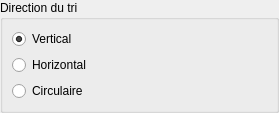
<?xml version="1.0" encoding="UTF-8"?>
<ui version="4.0">
 <class>EditDirectionWidget</class>
 <widget class="QWidget" name="EditDirectionWidget">
  <property name="geometry">
   <rect>
    <x>0</x>
    <y>0</y>
    <width>279</width>
    <height>112</height>
   </rect>
  </property>
  <property name="windowTitle">
   <string>Form</string>
  </property>
  <layout class="QVBoxLayout" name="verticalLayout_2">
   <property name="spacing">
    <number>0</number>
   </property>
   <property name="leftMargin">
    <number>0</number>
   </property>
   <property name="topMargin">
    <number>0</number>
   </property>
   <property name="rightMargin">
    <number>0</number>
   </property>
   <property name="bottomMargin">
    <number>0</number>
   </property>
   <item>
    <widget class="QGroupBox" name="groupBox">
     <property name="title">
      <string>Direction du tri</string>
     </property>
     <layout class="QVBoxLayout" name="verticalLayout_3">
      <item>
       <layout class="QVBoxLayout" name="verticalLayout">
        <item>
         <widget class="QRadioButton" name="verticalButton">
          <property name="text">
           <string>Vertical</string>
          </property>
          <property name="checked">
           <bool>true</bool>
          </property>
         </widget>
        </item>
        <item>
         <widget class="QRadioButton" name="horizontalButton">
          <property name="text">
           <string>Horizontal</string>
          </property>
         </widget>
        </item>
        <item>
         <widget class="QRadioButton" name="circularButton">
          <property name="text">
           <string>Circulaire</string>
          </property>
          <property name="checked">
           <bool>false</bool>
          </property>
         </widget>
        </item>
       </layout>
      </item>
     </layout>
    </widget>
   </item>
  </layout>
 </widget>
 <resources/>
 <connections/>
</ui>
